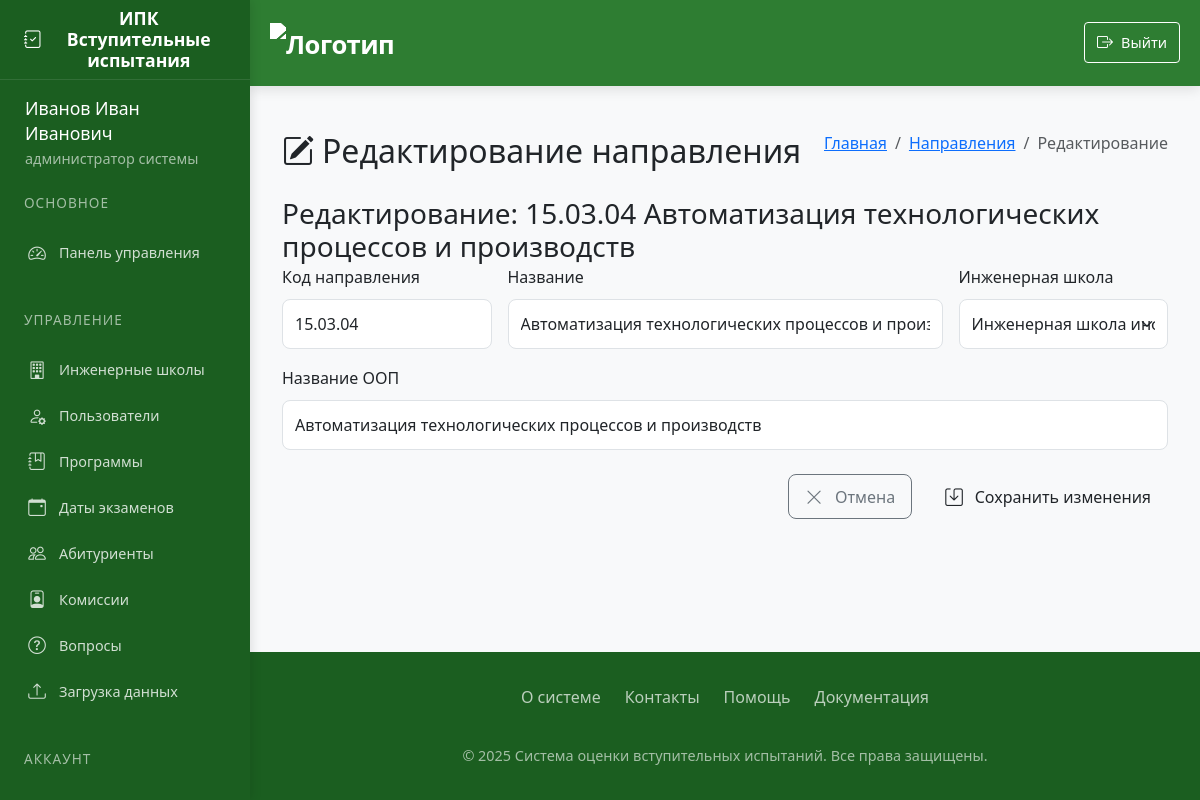
The app's page /edit_program/6 (signed in), older data.
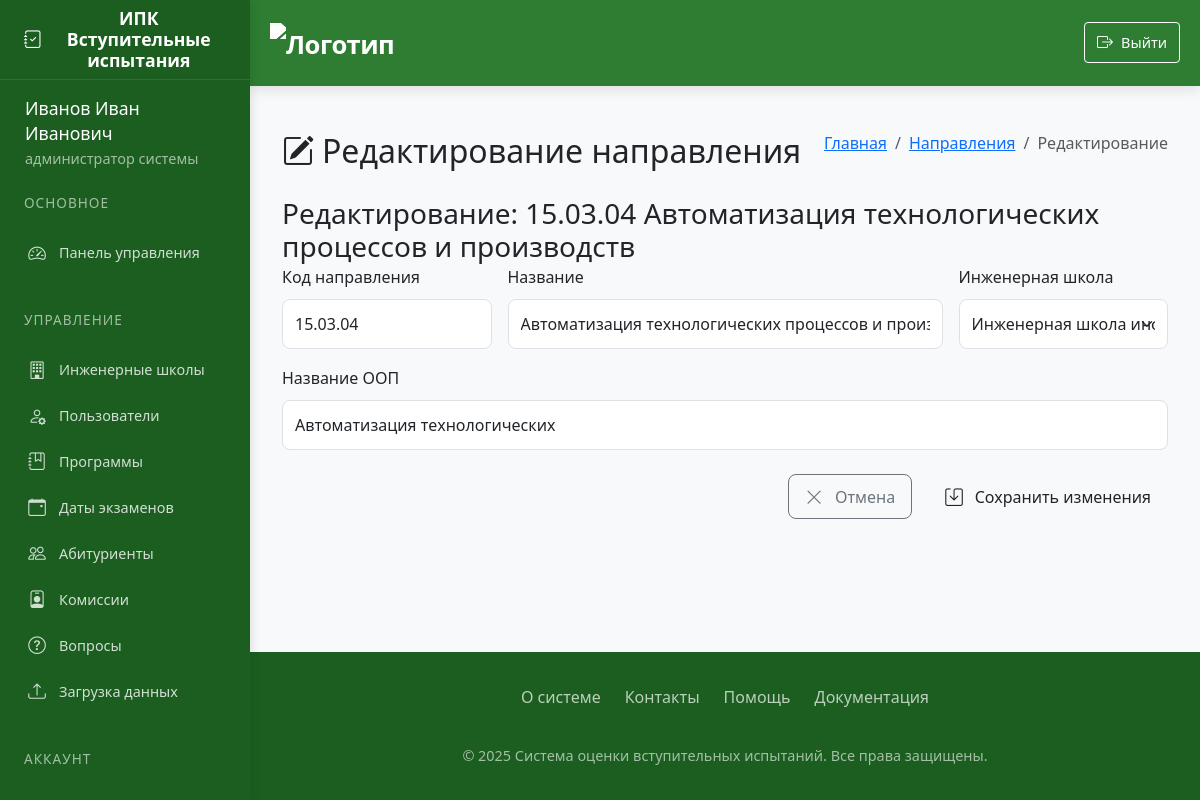
The same page, newer data.
### app/models.py (models this page shows)
class Oop(db.Model):
    id = db.Column(db.Integer, primary_key=True)
    name = db.Column(db.String(256), nullable=False)
    program_id = db.Column(db.Integer, db.ForeignKey('program.id'), nullable=False)

### app/routes.py (the view, shortened to what this page needs)
@routes.route('/edit_program/<int:program_id>', methods=['GET', 'POST'])
@login_required
def edit_program(program_id):
    if current_user.role not in ['admin', 'secretary']:
        abort(403)
    program = Program.query.get_or_404(program_id)
    form = ProgramForm(obj=program)
    if current_user.role == 'secretary':
        form.school_id.choices = [(s.id, s.name) for s in EngineeringSchool.query.order_by('name').all() if
                                  s.id == current_user.school_id]
    else:
        form.school_id.choices = [(s.id, s.name) for s in EngineeringSchool.query.order_by('name').all()]
    if program.oop:
        form.oop.data = program.oop[0].name
    return render_template('edit_program.html', form=form, program=program)

### app/forms.py (shortened to what this page needs)
class ProgramForm(FlaskForm):
    code = StringField('Код программы', validators=[DataRequired(), Length(min=2, max=50)])
    name = StringField('Название программы', validators=[DataRequired(), Length(min=5, max=200)])
    school_id = SelectField('Инженерная школа', coerce=int, validators=[DataRequired()])
    submit = SubmitField('Добавить')

### app/templates/edit_program.html (shortened to what this page needs)
{% extends "base.html" %}
{% block content %}
<div class="container py-4">
    <div class="d-flex justify-content-between align-items-center mb-4">
        <h2 class="mb-0">
            <i class="bi bi-pencil-square me-2"></i>Редактирование направления
        </h2>
        <nav aria-label="breadcrumb">
            <ol class="breadcrumb">
                <li class="breadcrumb-item"><a href="{{ url_for('routes.home') }}">Главная</a></li>
                <li class="breadcrumb-item"><a href="{{ url_for('routes.programs') }}">Направления</a></li>
                <li class="breadcrumb-item active">Редактирование</li>
            </ol>
        </nav>
    </div>
    <div class="custom-card">
        <div class="custom-card-header">
            <h3 class="mb-0">Редактирование: {{ program.code }} {{ program.name }}</h3>
        </div>
        <div class="card-body">
            <form method="POST" class="row g-3">
                <div class="col-md-3">
                    <label class="form-label">Код направления</label>
                    {{ form.code(class="custom-form-control form-control") }}
                </div>
                <div class="col-md-6">
                    <label class="form-label">Название</label>
                    {{ form.name(class="custom-form-control form-control") }}
                </div>
                <div class="col-md-3">
                    <label class="form-label">Инженерная школа</label>
                    {{ form.school_id(class="custom-form-control form-select") }}
                </div>
                <div class="col-12">
                    <label class="form-label">Название ООП</label>
                    <input type="text"
                           name="oop"
                           class="custom-form-control form-control"
                           placeholder="Введите название образовательной программы"
                           value="{{ form.oop.data if form.oop.data else '' }}">
                </div>
                <div class="col-12 d-flex justify-content-end gap-3 mt-4">
                    <a href="{{ url_for('routes.programs') }}" class="btn btn-outline-secondary">
                        <i class="bi bi-x-lg me-1"></i> Отмена
                    </a>
                    <button type="submit" class="btn btn-custom-primary">
                        <i class="bi bi-save me-1"></i> Сохранить изменения
                    </button>
                </div>
            </form>
        </div>
    </div>
</div>
{% endblock %}

Row changes from the older to the newer data that the page shows:
changed Oop: oop "Автоматизация технологических процессов и производств" → "Автоматизация технологических"
